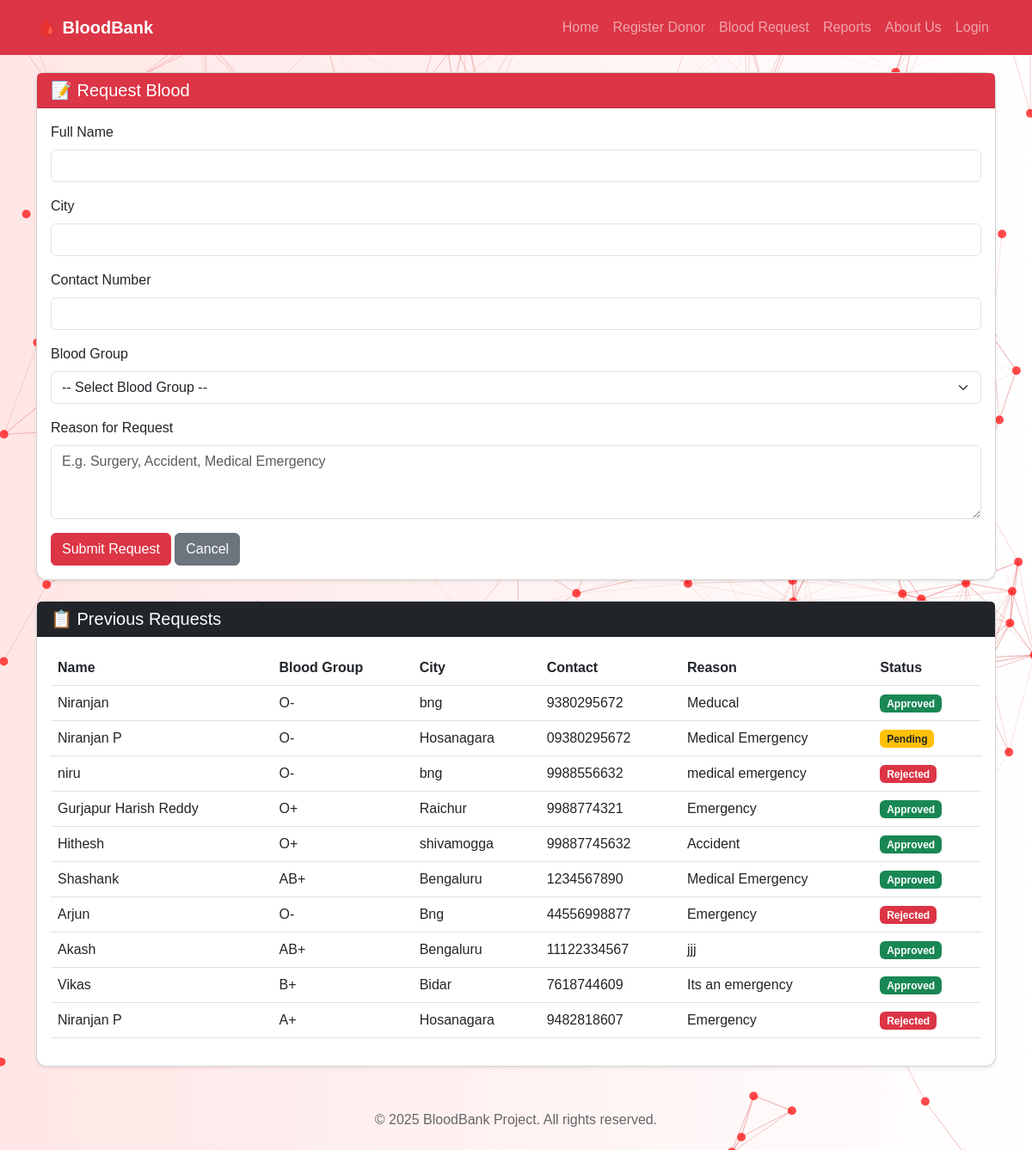
Screenshot of /requests/ with the database file from the repository.
### donor/models.py (models this page shows, shortened)
class BloodRequest(models.Model):
    BLOOD_GROUPS = [
        ("A+", "A+"), ("A-", "A-"),
        ("B+", "B+"), ("B-", "B-"),
        ("O+", "O+"), ("O-", "O-"),
        ("AB+", "AB+"), ("AB-", "AB-"),
    ]
    STATUS_CHOICES = [
        ("Pending", "Pending"),
        ("Approved", "Approved"),
        ("Rejected", "Rejected"),
    ]
    name = models.CharField(max_length=100)
    blood_group = models.CharField(max_length=3, choices=BLOOD_GROUPS)
    city = models.CharField(max_length=100)
    contact = models.CharField(max_length=15)
    reason = models.TextField()
    status = models.CharField(max_length=10, choices=STATUS_CHOICES, default="Pending")
    requested_at = models.DateTimeField(auto_now_add=True)

### donor/views.py (the view)
# urls.py: path('requests/', views.blood_request, name='blood_request'),
def blood_request(request):
    if request.method == "POST":
        form = BloodRequestForm(request.POST)
        if form.is_valid():
            form.save()  # status defaults to "Pending"
            messages.success(request, "Your blood request has been submitted!")
            return redirect("blood_request")  # 👈 redirect back to this page
    else:
        form = BloodRequestForm()
    blood_requests = BloodRequest.objects.order_by("-requested_at")
    return render(
        request,
        "donor/request_blood.html",
        {"form": form, "blood_requests": blood_requests}
    )

### donor/forms.py
class BloodRequestForm(forms.ModelForm):
    class Meta:
        model = BloodRequest
        fields = ['name', 'blood_group', 'city', 'contact', 'reason']
        widgets = {
            'name': forms.TextInput(attrs={'class': 'form-control'}),
            'blood_group': forms.TextInput(attrs={'class': 'form-control'}),
            'city': forms.TextInput(attrs={'class': 'form-control'}),
            'contact': forms.TextInput(attrs={'class': 'form-control'}),
            'reason': forms.Textarea(attrs={'class': 'form-control', 'rows': 3}),
        }

### templates/donor/request_blood.html (shortened to what this page needs)
{% load static %}
<!DOCTYPE html>
<html lang="en">
<head>
  <link href="https://cdn.jsdelivr.net/npm/bootstrap@5.3.0/dist/css/bootstrap.min.css" rel="stylesheet">
</head>
<body>
<div id="particles-js"></div>
<nav class="navbar navbar-expand-lg navbar-dark bg-danger">
  <div class="container">
    <a class="navbar-brand fw-bold" href="{% url 'home' %}">🩸 BloodBank</a>
    <div class="collapse navbar-collapse" id="navbarNav">
      <ul class="navbar-nav ms-auto align-items-center">
        <li class="nav-item"><a class="nav-link" href="{% url 'home' %}">Home</a></li>
        <li class="nav-item"><a class="nav-link" href="{% url 'register_donor' %}">Register Donor</a></li>
        <li class="nav-item"><a class="nav-link" href="{% url 'blood_request' %}">Blood Request</a></li>
        <li class="nav-item"><a class="nav-link" href="{% url 'reports_page' %}">Reports</a></li>
        <li class="nav-item"><a class="nav-link" href="{% url 'about' %}">About Us</a></li>
        {% if user.is_authenticated %}
          {% if user.is_staff %}
            <li class="nav-item"><a class="nav-link" href="{% url 'manage_requests' %}">Manage Requests</a></li>
          {% endif %}
          <li class="nav-item">
            <form method="post" action="{% url 'logout' %}" class="d-inline">
              {% csrf_token %}
              <button type="submit" class="nav-link nav-logout-btn btn btn-link p-0 m-0 align-middle" style="color: #fff;">
                Logout
              </button>
            </form>
          </li>
        {% else %}
          <li class="nav-item"><a class="nav-link" href="{% url 'login' %}">Login</a></li>
        {% endif %}
      </ul>
    </div>
  </div>
</nav>
<div class="container">
  <div class="card shadow-sm mb-4">
    <div class="card-header bg-danger text-white">
      <h5 class="mb-0">📝 Request Blood</h5>
    </div>
    <div class="card-body">
      <form method="post">
        <div class="mb-3">
          <label class="form-label">Full Name</label>
          <input type="text" name="name" class="form-control" required>
        </div>
        <div class="mb-3">
          <label class="form-label">City</label>
          <input type="text" name="city" class="form-control" required>
        </div>
        <div class="mb-3">
          <label class="form-label">Contact Number</label>
          <input type="text" name="contact" class="form-control" required>
        </div>
        <div class="mb-3">
          <label class="form-label">Blood Group</label>
          <select name="blood_group" class="form-select" required>
            <option value="">-- Select Blood Group --</option>
          </select>
        </div>
        <div class="mb-3">
          <label class="form-label">Reason for Request</label>
          <textarea name="reason" class="form-control" rows="3" placeholder="E.g. Surgery, Accident, Medical Emergency" required></textarea>
        </div>
        <button type="submit" class="btn btn-danger">Submit Request</button>
        <a href="{% url 'home' %}" class="btn btn-secondary">Cancel</a>
      </form>
    </div>
  </div>
  <div class="card shadow-sm">
    <div class="card-header bg-dark text-white">
      <h5 class="mb-0">📋 Previous Requests</h5>
    </div>
    <div class="card-body">
      <table class="table table-hover">
        <thead>
          <tr>
            <th>Name</th>
            <th>Blood Group</th>
            <th>City</th>
            <th>Contact</th>
            <th>Reason</th>
            <th>Status</th>
          </tr>
        </thead>
        <tbody>
          {% for request in blood_requests %}
          <tr>
            <td>{{ request.name }}</td>
            <td>{{ request.blood_group }}</td>
            <td>{{ request.city }}</td>
            <td>{{ request.contact }}</td>
            <td>{{ request.reason }}</td>
            <td>
              {% if request.status == "Pending" %}
                <span class="badge bg-warning text-dark">Pending</span>
              {% elif request.status == "Approved" %}
                <span class="badge bg-success">Approved</span>
              {% else %}
                <span class="badge bg-danger">Rejected</span>
              {% endif %}
            </td>
          </tr>
          {% empty %}
          <tr>
            <td colspan="6" class="text-center text-muted">No blood requests yet.</td>
          </tr>
          {% endfor %}
        </tbody>
      </table>
    </div>
  </div>
</div>
<div class="footer">
  <p>© 2025 BloodBank Project. All rights reserved.</p>
</div>
</body>
</html>

### templates/donor/request_blood.html (style rules this page uses)
body { background: #f8f9fa; font-family: Arial, sans-serif; margin: 0; padding: 0; }
#particles-js { position: fixed; width: 100%; height: 100%; top: 0; left: 0; z-index: -1; background: linear-gradient(to right, #ffe6e6, #ffffff); }
.navbar { margin-bottom: 20px; }
.card { border-radius: 12px; }
.footer { text-align: center; margin-top: 40px; padding: 10px; color: #666; }
.navbar-nav.align-items-center { align-items: center; }
.navbar-nav .nav-link, .navbar-brand { display:flex; align-items:center; height: 100%; padding-top: .55rem; padding-bottom: .55rem; }

### rows the page displays
BloodRequest: name "Niranjan", blood_group "O-", city "bng", contact "9380295672", reason "Meducal", status "Approved"
BloodRequest: name "Niranjan P", blood_group "O-", city "Hosanagara", contact "09380295672", reason "Medical Emergency", status "Pending"
BloodRequest: name "niru", blood_group "O-", city "bng", contact "9988556632", reason "medical emergency", status "Rejected"
BloodRequest: name "Gurjapur Harish Reddy", blood_group "O+", city "Raichur", contact "9988774321", reason "Emergency", status "Approved"
BloodRequest: name "Hithesh", blood_group "O+", city "shivamogga", contact "99887745632", reason "Accident", status "Approved"
BloodRequest: name "Shashank", blood_group "AB+", city "Bengaluru", contact "1234567890", reason "Medical Emergency", status "Approved"
BloodRequest: name "Arjun", blood_group "O-", city "Bng", contact "44556998877", reason "Emergency", status "Rejected"
BloodRequest: name "Akash", blood_group "AB+", city "Bengaluru", contact "11122334567", reason "jjj", status "Approved"
BloodRequest: name "Vikas", blood_group "B+", city "Bidar", contact "7618744609", reason "Its an emergency", status "Approved"
BloodRequest: name "Niranjan P", blood_group "A+", city "Hosanagara", contact "9482818607", reason "Emergency", status "Rejected"
